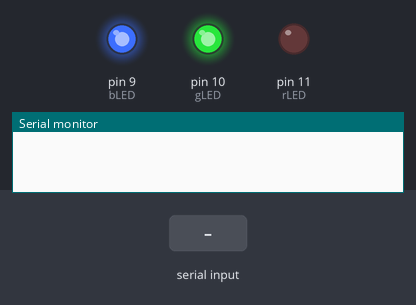
Recording of a sketch running on a simulated Arduino Uno, built with avr-gcc and run on an emulated ATmega328P. Parts: output pins drawn as LEDs (lit = HIGH), the last lines printed to the serial monitor. Dashed ring = blinking. Inputs (shaded band) come from the test bench.

Above: at 1.2 s.
1.3 s: "AUTO" received over the second serial link
At 1.57 s:
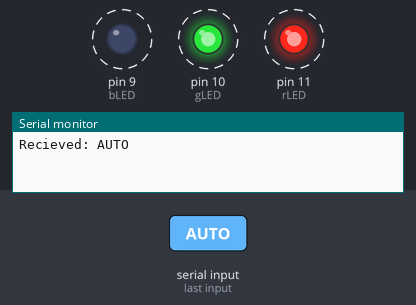
4.3 s: "R" received over the second serial link
At 5.2 s:
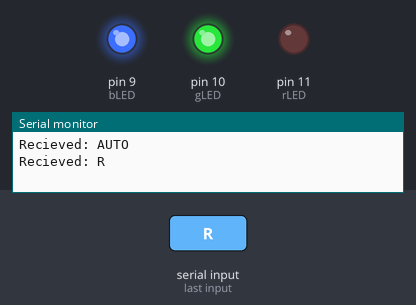
10.3 s: "G" received over the second serial link
At 11.4 s:
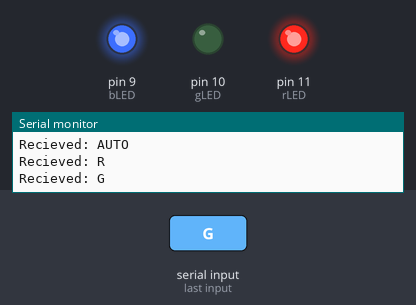
Timing chart, 0 to 12.8 s (numbered marks = the images above; inputs shaded):
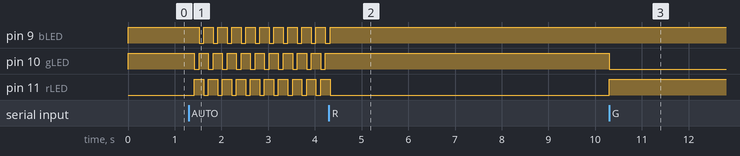

Measured:
- after the input at 1.3 s, pin 9 (bLED): alternates HIGH for 0.20 s and LOW for 0.10 s, starting after 0.22 s; pin 10 (gLED), pin 11 (rLED): alternates HIGH for 0.20 s and LOW for 0.10 s, starting after 0.12 s
- after the input at 4.3 s, pin 9 (bLED): goes on until 4.3 s, then stays HIGH; pin 10 (gLED): stops changing and stays HIGH; pin 11 (rLED): goes on until 4.3 s, then stays LOW
- after the input at 10.3 s, pin 10 (gLED): HIGH → LOW at once; pin 11 (rLED): LOW → HIGH at once

The sketch:

SPEC_1.ino
```cpp
#include <SoftwareSerial.h>

#define BT_TX 2
#define BT_RX 3

#define rLED  11
#define gLED  10
#define bLED  9

SoftwareSerial serialSW(BT_TX, BT_RX);
String stringIn = "";
String stringIn2 = "";

void setup() {
  Serial.begin(9600);
  serialSW.begin(9600);

  pinMode(rLED, OUTPUT);
  pinMode(gLED, OUTPUT);
  pinMode(bLED, OUTPUT);

  setColor(255,0,0);
}

void loop() {

  while (serialSW.available()){
    char charIn = (char)serialSW.read();
    stringIn += charIn;
    delay(5);
  }

  if(!stringIn.equals("")){
    Serial.println("");
    Serial.println("Recieved: " + stringIn);
    setLED(stringIn);
    stringIn = "";
  }

  // AT Command
  while (Serial.available()){
    char msg = (char) Serial.read();
    serialSW.write(msg);
    Serial.print(msg);
  }

}


void setLED(String command){
  if (command=="R"){
    setColor(255, 0, 0);
  }else if (command=="G"){
    setColor(0, 255, 0);
  }else if (command=="B"){
    setColor(0, 0, 255);
  }else if (command=="AUTO"){
    while (!serialSW.available()){
      setColor(255, 0, 0);
      delay(100);
      setColor(0, 255, 0);
      delay(100);
      setColor(0, 0, 255);
      delay(100);
    }
  }
}

void setColor(int r, int g, int b){
  analogWrite(rLED, 255-r);
  analogWrite(gLED, 255-g);
  analogWrite(bLED, 255-b);
}
```
